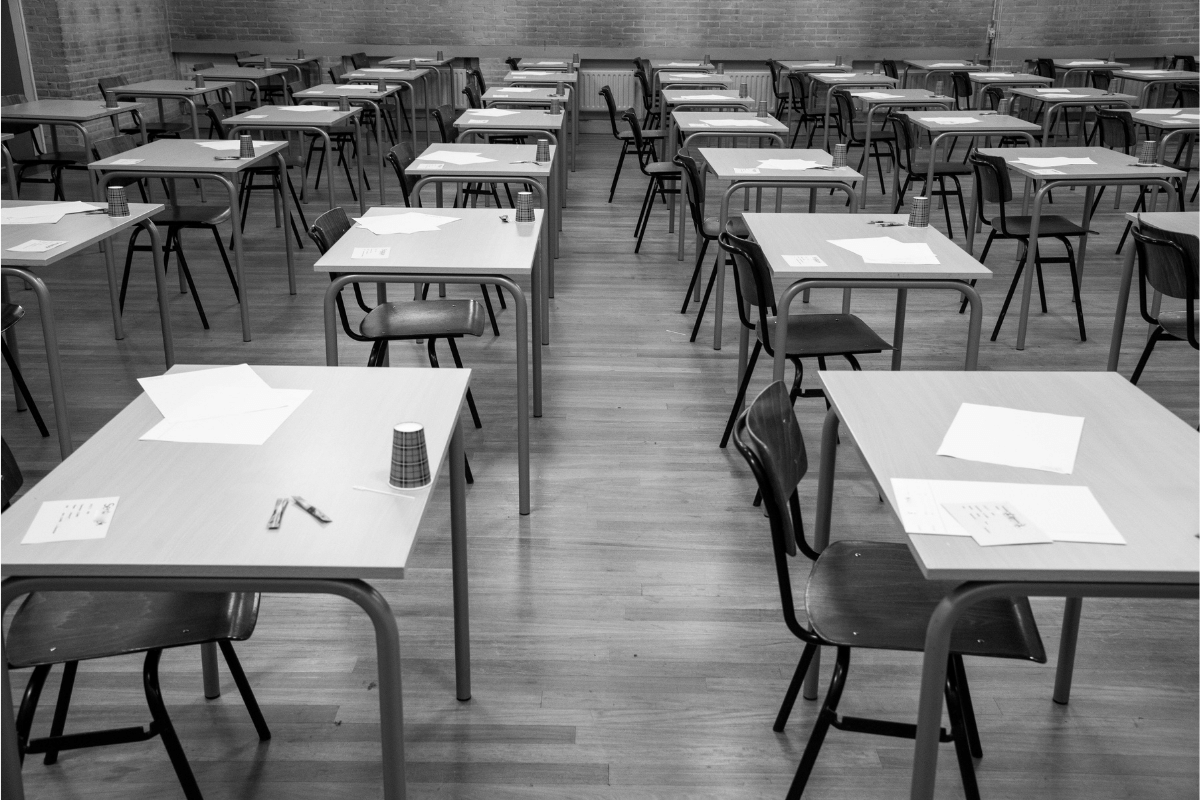
#> input picture Lab3_Group13/images/classroom.png, 1200 x 800 px
$ python task6.py
#> lines starting #> are read from the running program, lines starting #| are printed output that depends on the picture
#!/usr/bin/env python3
"""
Task 4: Convolution Blur - Student Template
Apply a blurring filter to an image using manual convolution
(without cv2.filter2D).
"""

import cv2
import numpy as np

def convolve(image, kernel):
    """Perform convolution on a grayscale image with a given kernel."""
    # Get image and kernel dimensions
    img_h, img_w = image.shape
    k_h, k_w = kernel.shape

    # Pad the image with zeros around the border
    pad_h = k_h // 2
    pad_w = k_w // 2
    padded = np.pad(image, ((pad_h, pad_h), (pad_w, pad_w)), mode='constant')

    # Create an empty output image
    output = np.zeros_like(image, dtype=np.float32)

    # Loop over each pixel
    for y in range(img_h):
        for x in range(img_w):
            # Extract the region of interest
            region = padded[y:y + k_h, x:x + k_w]
            # Multiply by kernel and sum
            output[y, x] = np.sum(region * kernel)

    # Clip values to 0–255
    output = np.clip(output, 0, 255).astype(np.uint8)

    return output

def main():
    image_path = "images/classroom.png"
    # Read image in grayscale
    image = cv2.imread(image_path, cv2.IMREAD_GRAYSCALE)
#> image is the input picture: shape (800, 1200); min 0, max 253, mean 118.9
    if image is None:
        raise FileNotFoundError("Image file not found. Place 'flower.png' in the same folder.")

    # Define a simple 5x5 averaging kernel (all ones / 25)
    kernel = np.ones((5, 5), dtype=np.float32) / 25.0

    # Define Sobel operators
    sobel_x = np.array([[-1, 0, 1],
                        [-2, 0, 2],
                        [-1, 0, 1]], dtype=np.float32)

    sobel_y = np.array([[1, 2, 1],
                        [0, 0, 0],
                        [-1, -2, -1]], dtype=np.float32)

    # Apply convolution (blur)
    blurred = convolve(image, kernel)

    # Apply convolution with Sobel filters
    grad_x = convolve(image, sobel_x)
#> after the loop in convolve (call 2), `for y in range(img_h):`:
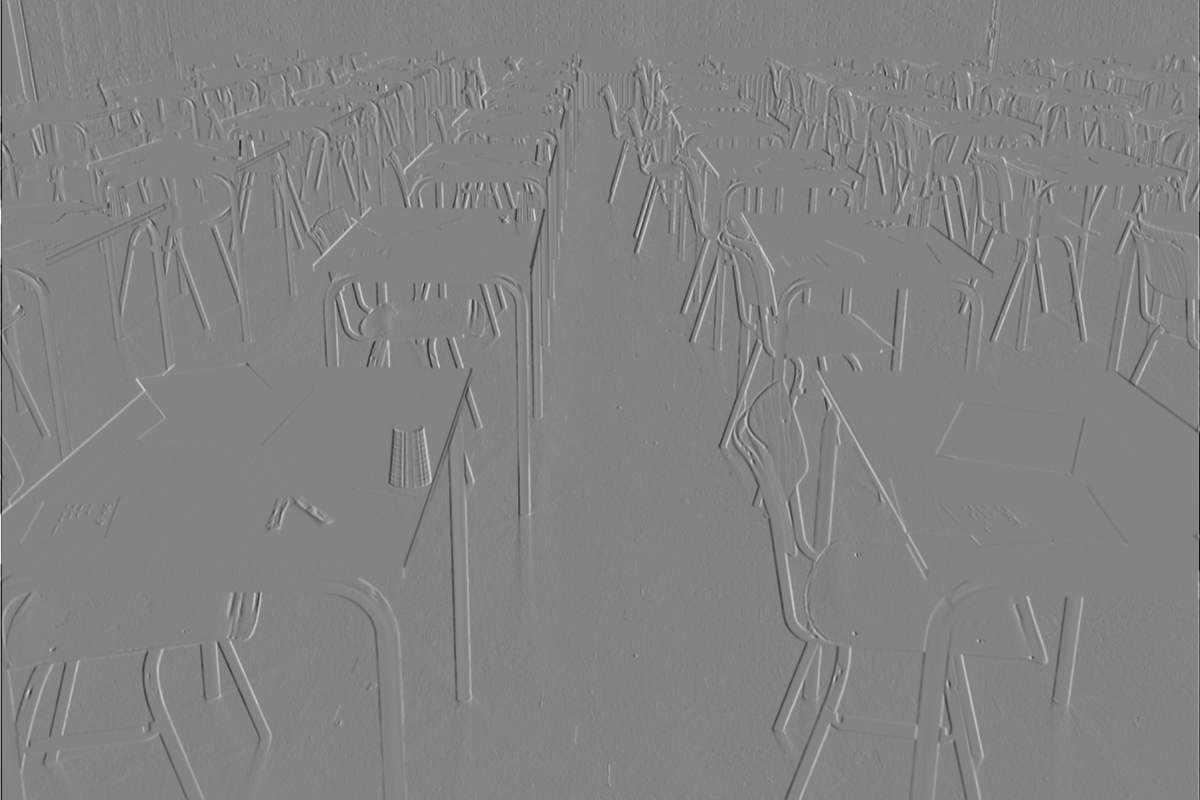
#> output: shape (800, 1200) float32; min -960, max 896, mean -0.2; drawn with min black and max white
    grad_y = convolve(image, sobel_y)
#> after the loop in convolve (call 3), `for y in range(img_h):`:
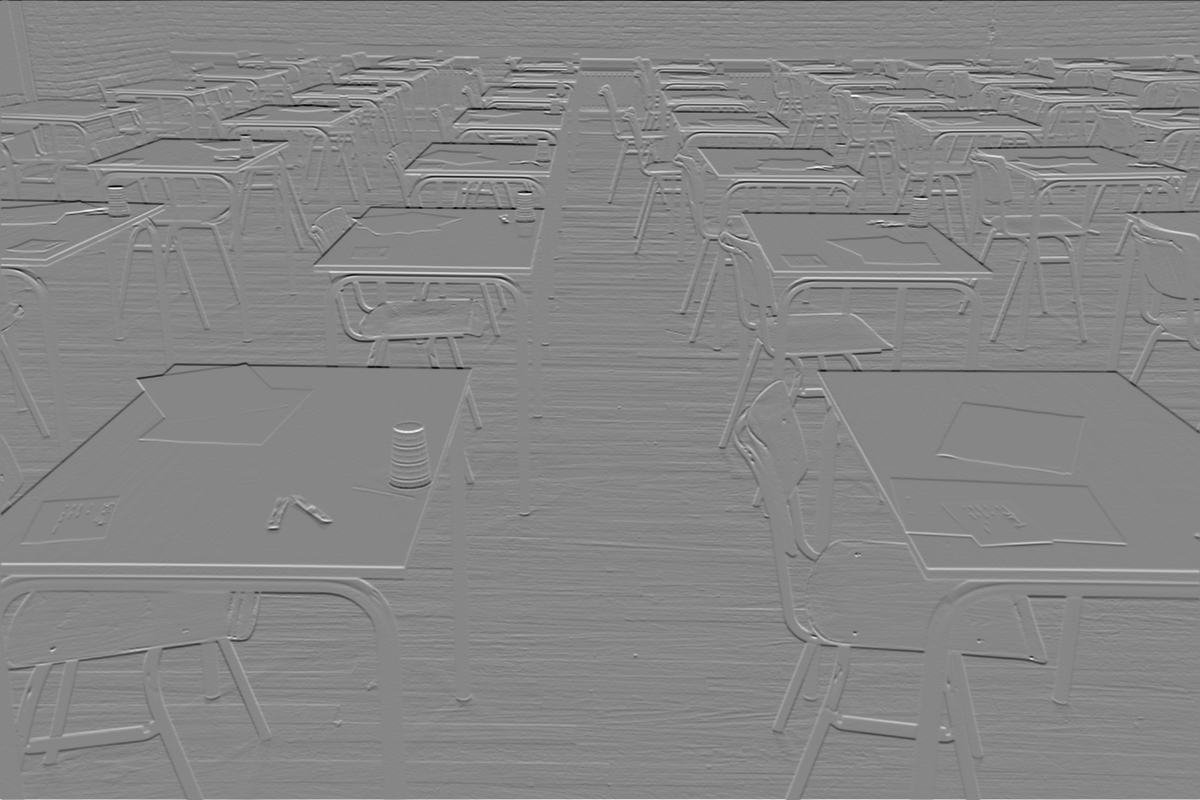
#> output: shape (800, 1200) float32; min -894, max 802, mean 0; drawn with min black and max white
#> in convolve (call 3), `output = np.clip(output, 0, 255).astype(np.uint8)`:
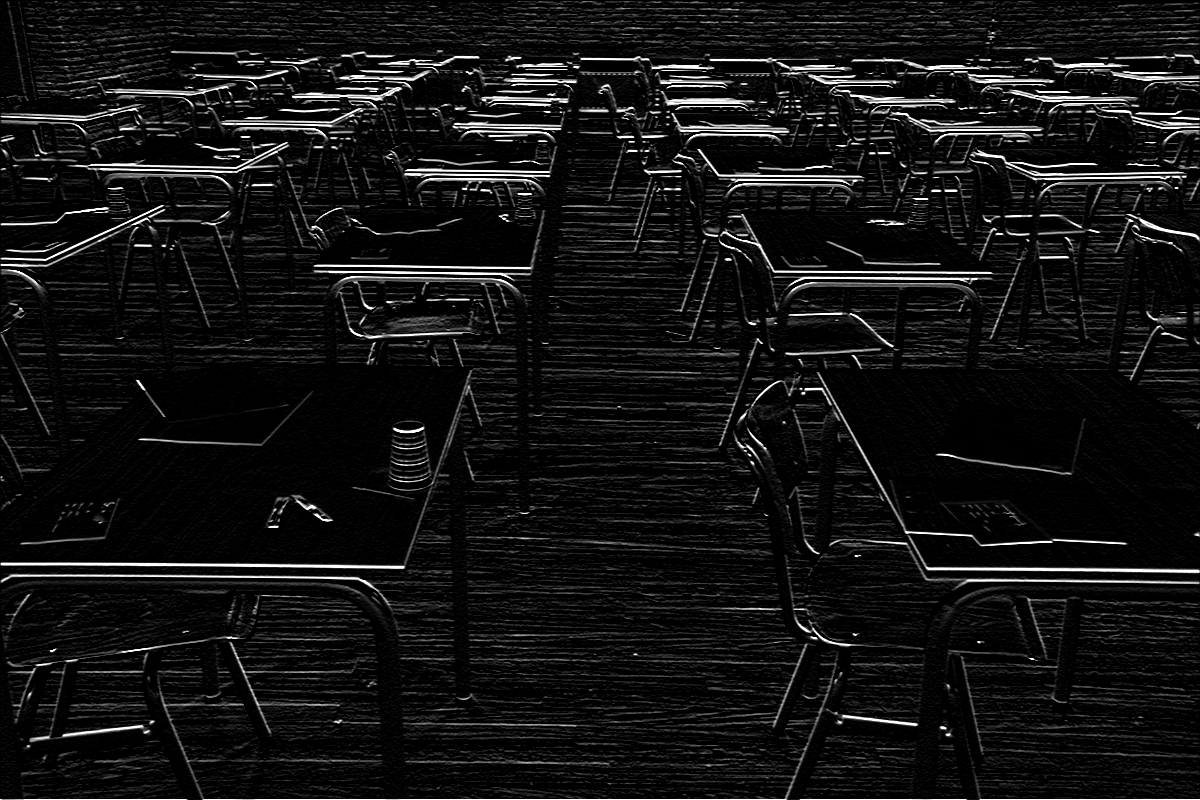
#> output: shape (800, 1200); min 0, max 255, mean 18.9

    # Compute the edge magnitude
    edges = np.sqrt(grad_x.astype(np.float32)**2 + grad_y.astype(np.float32)**2)
    edges = np.clip(edges, 0, 255).astype(np.uint8)
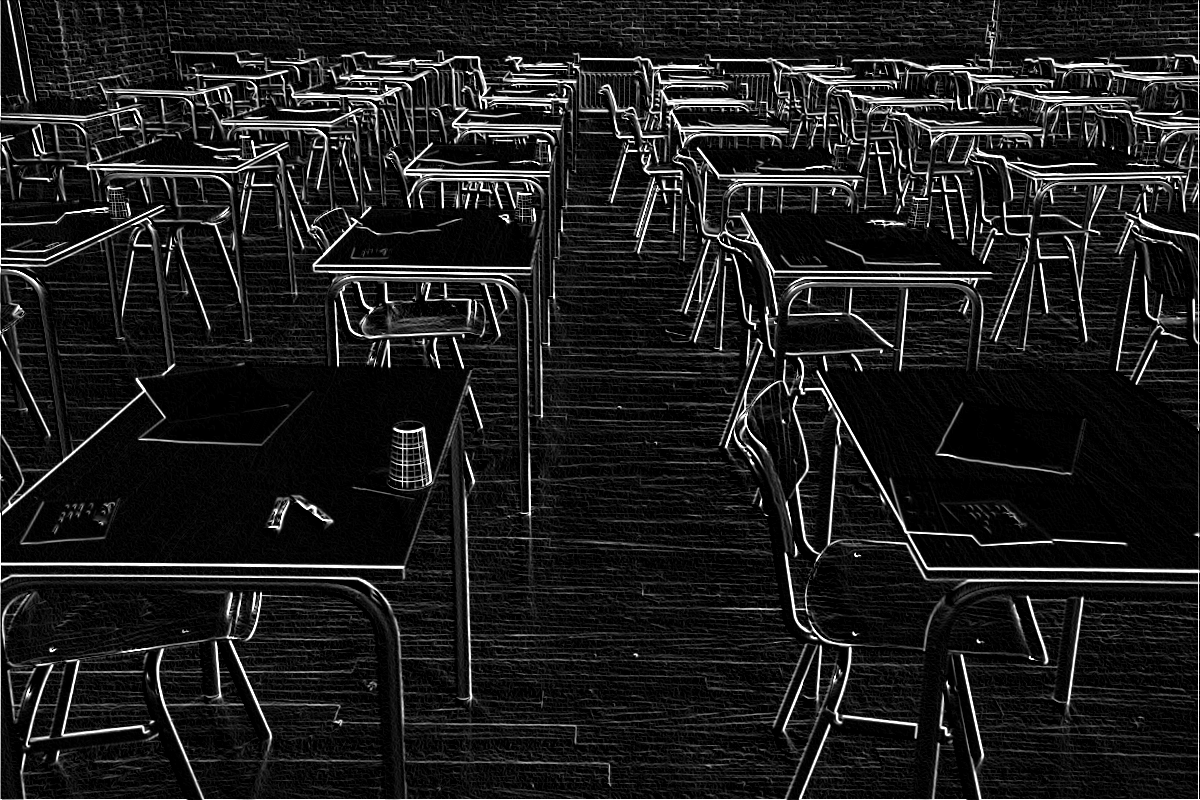
#> edges: shape (800, 1200); min 0, max 255, mean 29.4
    edges = cv2.normalize(edges, None, 0, 255, cv2.NORM_MINMAX).astype(np.uint8)

    # Display results
    cv2.imshow("Original", image)
    cv2.imshow("Blurred", blurred)
    cv2.imshow("Sobel X", grad_x)
    cv2.imshow("Sobel Y", grad_y)
    cv2.imshow("Edges", edges)

    cv2.waitKey(0)
    cv2.destroyAllWindows()

if __name__ == "__main__":
    main()
